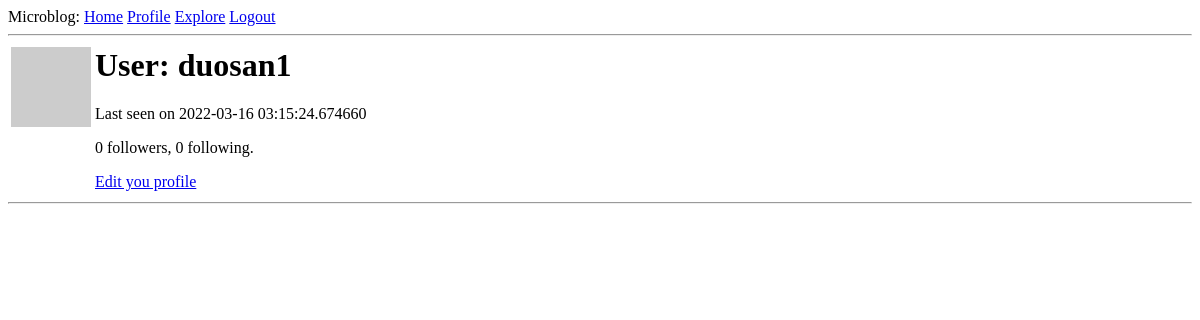
Before: /user/duosan1 (signed in) with the older database file.
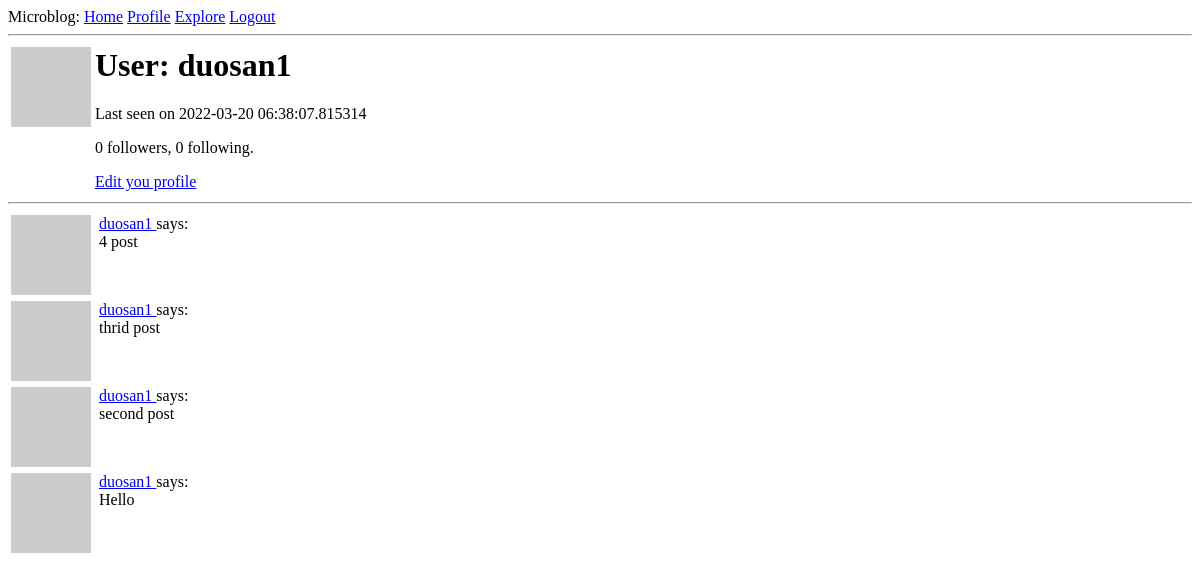
After: the same page with the newer database file.
### app/models.py (models this page shows, shortened)
class User(db.Model, UserMixin):
    id = db.Column(db.Integer, primary_key=True)
    username = db.Column(db.String(64), index=True, unique=True)
    email = db.Column(db.String(120), index=True, unique=True)
    password_hash = db.Column(db.String(128))
    posts = db.relationship("Post", backref="author", lazy="dynamic")
    about_me = db.Column(db.String(140))
    last_seen = db.Column(db.DateTime, default=datetime.utcnow())
    followed = db.relationship(
        "User", secondary=followers,
        primaryjoin=(followers.c.follower_id == id),
        secondaryjoin=(followers.c.followed_id == id),
        backref=db.backref("followers", lazy="dynamic"), lazy="dynamic"
    )
    def avatar(self, size: int):
        print(f"email:{self.email}")
        digest = md5(self.email.lower().encode("utf-8")).hexdigest()
        return (f"https://www.gravatar.com/avatar/{digest}?"
                f"d=identicon&s={size}")

class Post(db.Model):
    id = db.Column(db.Integer, primary_key=True)
    body = db.Column(db.String(140))
    timestamp = db.Column(db.DateTime, index=True, default=datetime.utcnow())
    user_id = db.Column(db.Integer, db.ForeignKey("user.id"))

### app/routes.py (the view)
@app.route("/user/<username>")
@login_required
def user(username):
    user = User.query.filter_by(username=username).first_or_404()
    page = request.args.get("page", default=1, type=int)
    posts = user.posts.order_by(Post.timestamp.desc()).paginate(
        page, app.config["POSTS_PER_PAGE"], False)
    next_url = url_for("user", page=posts.next_num) if posts.has_next else None
    prev_url = url_for("user", page=posts.prev_num) if posts.has_prev else None
    return render_template("user.html", title="user", user=user,
                           posts=posts.items, next_url=next_url,
                           prev_url=prev_url)

### app/models.py (called while the page is built)
@login.user_loader
def load_user(id: str) -> User:
    return User.query.get(int(id))

### app/routes.py (called while the page is built)
@app.before_request
def before_request():
    if current_user.is_authenticated:
        current_user.last_seen = datetime.utcnow()
        db.session.commit()

### app/templates/user.html (shortened to what this page needs)
{% extends "base.html" %}
{% block content %}
    <table>
        <tr valign="top">
            <td><img src=" {{ current_user.avatar(64) }}"></td>
            <td>
                <h1>User: {{ user.username }}</h1>
                {% if user.last_seen %} <p>Last seen on {{ user.last_seen }}</p>{% endif %}
                <p>{{ user.followers.count() }} followers, {{ user.followed.count() }} following.</p>
                {% if current_user == user %}
                    <p>
                        <a href="{{ url_for('edit_profile') }}">Edit you profile</a>
                    </p>
                {% elif not current_user.is_following(user) %}
                <p>
                    <a href="{{ url_for('follow', username=user.username) }}">Follow</a>
                </p>
                {% else %}
                <p><a href="{{ url_for('unfollow', username=user.username) }}">Unfollow</a></p>
                {% endif %}
            </td>
        </tr>
    </table>
    <hr>
    {% for post in posts %}
        {% include "_post.html" %}
    {% endfor %}
{% endblock %}

### app/templates/base.html (shortened to what this page needs)
<html>
  <head>
  </head>
  <body>
    <div>Microblog:
      <a href="{{ url_for('index') }}">Home</a>
      {% if current_user.is_anonymous %}
      <a href="{{ url_for('login') }}">Login</a>
      {% else %}
      <a href="{{ url_for('user', username=current_user.username) }}">Profile</a>
      <a href="{{ url_for('explore') }}">Explore</a>
      <a href="{{ url_for('logout') }}">Logout</a>
      {% endif %}
    </div>
    <hr>
    {% block content %}{% endblock %}
  </body>
</html>

### app/templates/_post.html
<table>
    <tr valign="top">
        <td><img src="{{ post.author.avatar(32) }}"><td>
        <td>
            <a href="{{ url_for('user', username=post.author.username) }}">
                {{ post.author.username }}
            </a>
            says: <br>{{ post.body }}
        </td>
    </tr>
</table>

Changed rows visible on the page:
changed User "duosan1": last_seen "2022-03-16 03:15:24.674660" → "2022-03-20 06:38:07.815314"
added Post: author.username "duosan1", body "4 post"
added Post: author.username "duosan1", body "thrid post"
added Post: author.username "duosan1", body "second post"
added Post: author.username "duosan1", body "Hello"
